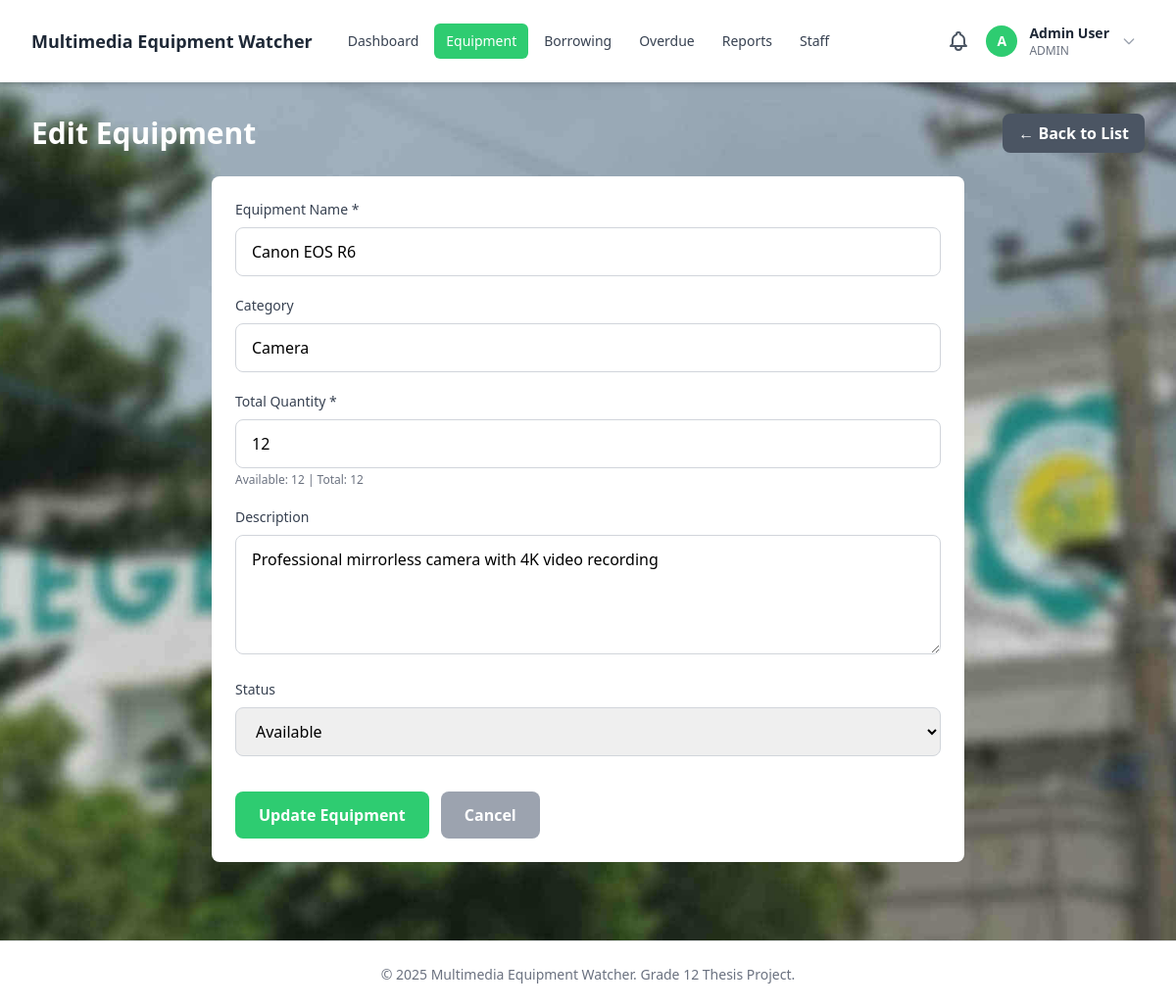
The app's page /equipment/edit.php?id=1 (signed in), older data.
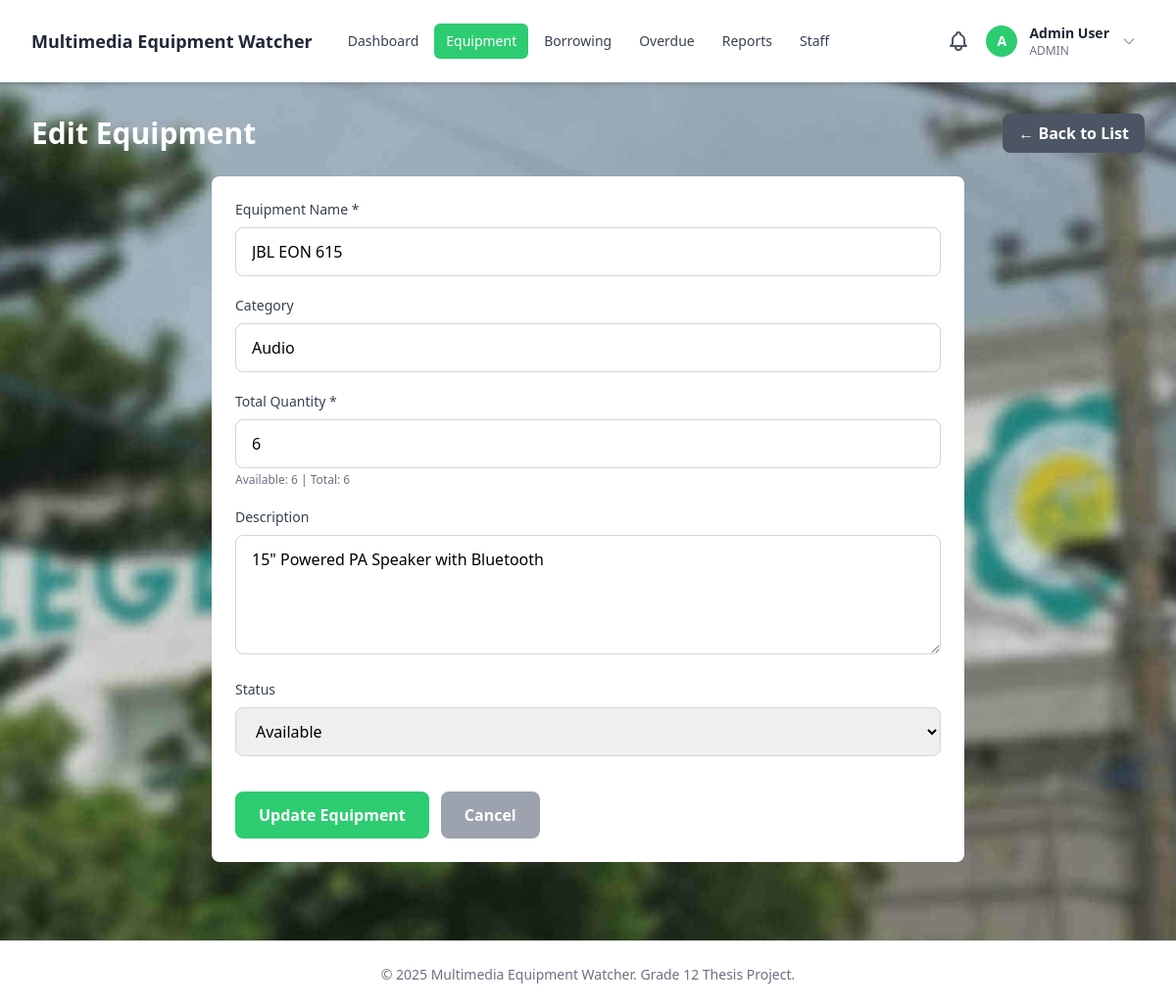
The same page, newer data.
### tables this page shows
CREATE TABLE equipment (
    id INT AUTO_INCREMENT PRIMARY KEY,
    name VARCHAR(100) NOT NULL,
    description TEXT,
    category VARCHAR(50),
    total_quantity INT NOT NULL DEFAULT 1,
    available_quantity INT NOT NULL DEFAULT 1,
    status ENUM('available', 'borrowed', 'damaged', 'lost') NOT NULL DEFAULT 'available',
    created_at TIMESTAMP DEFAULT CURRENT_TIMESTAMP
);

### equipment/edit.php (the view, shortened to what this page needs)
<?php
require_once '../includes/header.php';
$pdo = getDBConnection();
$id = $_GET['id'] ?? 0;
try {
    $stmt = $pdo->prepare("SELECT * FROM equipment WHERE id = ?");
    $stmt->execute([$id]);
    $equipment = $stmt->fetch();
} catch (Exception $e) {
    header('Location: list.php');
    exit;
}
?>
<div class="flex justify-between items-center mb-6">
    <h2 class="text-3xl font-bold text-white">Edit Equipment</h2>
    <a href="list.php" class="px-4 py-2 bg-gray-600 hover:bg-gray-700 text-white font-semibold rounded-lg transition">← Back to List</a>
</div>
<div class="max-w-3xl mx-auto bg-white rounded-lg shadow-sm p-6">
    <form method="POST" action="" class="space-y-5">
        <div>
            <label for="name" class="block text-sm font-medium text-gray-700 mb-2">Equipment Name *</label>
            <input type="text" id="name" name="name" required value="<?php echo htmlspecialchars($equipment['name']); ?>" class="w-full px-4 py-3 border border-gray-300 rounded-lg focus:ring-2 focus:ring-primary focus:border-transparent">
        </div>
        <div>
            <label for="category" class="block text-sm font-medium text-gray-700 mb-2">Category</label>
            <input type="text" id="category" name="category" placeholder="e.g., Camera, Audio, Lighting" value="<?php echo htmlspecialchars($equipment['category']); ?>" class="w-full px-4 py-3 border border-gray-300 rounded-lg focus:ring-2 focus:ring-primary focus:border-transparent">
        </div>
        <div>
            <label for="total_quantity" class="block text-sm font-medium text-gray-700 mb-2">Total Quantity *</label>
            <input type="number" id="total_quantity" name="total_quantity" min="1" required value="<?php echo htmlspecialchars($equipment['total_quantity']); ?>" class="w-full px-4 py-3 border border-gray-300 rounded-lg focus:ring-2 focus:ring-primary focus:border-transparent">
            <p class="text-xs text-gray-500 mt-1">Available: <?php echo $equipment['available_quantity']; ?> | Total: <?php echo $equipment['total_quantity']; ?></p>
        </div>
        <div>
            <label for="description" class="block text-sm font-medium text-gray-700 mb-2">Description</label>
            <textarea id="description" name="description" rows="4" class="w-full px-4 py-3 border border-gray-300 rounded-lg focus:ring-2 focus:ring-primary focus:border-transparent"><?php echo htmlspecialchars($equipment['description']); ?></textarea>
        </div>
        <div>
            <label for="status" class="block text-sm font-medium text-gray-700 mb-2">Status</label>
            <select id="status" name="status" class="w-full px-4 py-3 border border-gray-300 rounded-lg focus:ring-2 focus:ring-primary focus:border-transparent">
                <option value="available" <?php echo $equipment['status'] === 'available' ? 'selected' : ''; ?>>Available</option>
            </select>
        </div>
        <div class="flex gap-3 pt-4">
            <button type="submit" class="px-6 py-3 bg-primary hover:bg-primary-dark text-white font-semibold rounded-lg transition">Update Equipment</button>
            <a href="list.php" class="px-6 py-3 bg-gray-400 hover:bg-gray-500 text-white font-semibold rounded-lg transition">Cancel</a>
        </div>
    </form>
</div>
<?php require_once '../includes/footer.php'; ?>

Row changes from the older to the newer data that the page shows:
changed equipment "Available": name "Canon EOS R6" → "JBL EON 615"; category "Camera" → "Audio"; total_quantity "12" → "6"; available_quantity "12" → "6"; description "Professional mirrorless camera with 4K video recording" → "15\" Powered PA Speaker with Bluetooth"
